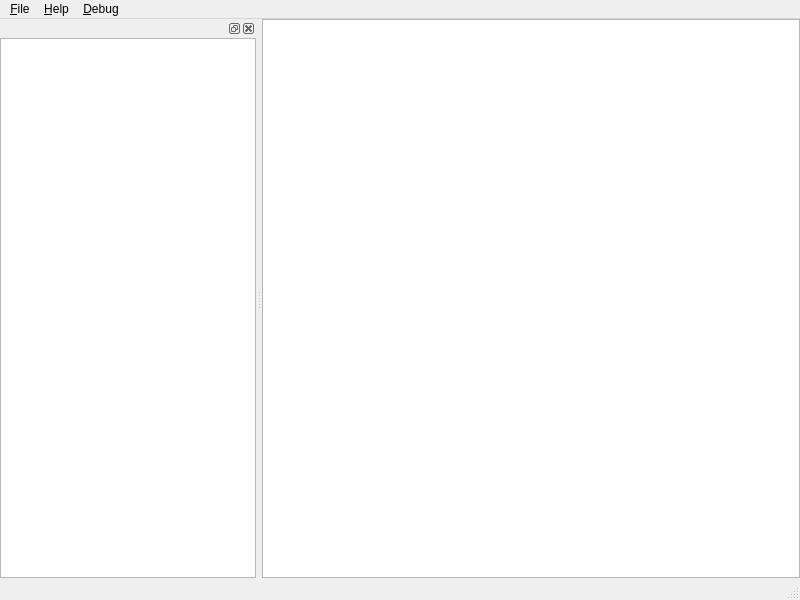
<?xml version="1.0" encoding="UTF-8"?>
<ui version="4.0">
 <class>MainWindow</class>
 <widget class="QMainWindow" name="MainWindow">
  <property name="geometry">
   <rect>
    <x>0</x>
    <y>0</y>
    <width>800</width>
    <height>600</height>
   </rect>
  </property>
  <property name="windowTitle">
   <string>MainWindow</string>
  </property>
  <widget class="QWidget" name="centralwidget">
   <layout class="QHBoxLayout" name="horizontalLayout_2">
    <property name="spacing">
     <number>0</number>
    </property>
    <property name="leftMargin">
     <number>0</number>
    </property>
    <property name="topMargin">
     <number>0</number>
    </property>
    <property name="rightMargin">
     <number>0</number>
    </property>
    <property name="bottomMargin">
     <number>0</number>
    </property>
    <item>
     <widget class="QTextEdit" name="textEditMain">
      <property name="font">
       <font>
        <family>Consolas</family>
        <pointsize>14</pointsize>
       </font>
      </property>
     </widget>
    </item>
   </layout>
  </widget>
  <widget class="QMenuBar" name="menubar">
   <property name="geometry">
    <rect>
     <x>0</x>
     <y>0</y>
     <width>800</width>
     <height>18</height>
    </rect>
   </property>
   <widget class="QMenu" name="menu_File">
    <property name="title">
     <string>&amp;File</string>
    </property>
   </widget>
   <widget class="QMenu" name="menu_Help">
    <property name="title">
     <string>&amp;Help</string>
    </property>
   </widget>
   <widget class="QMenu" name="menu_Debug">
    <property name="title">
     <string>&amp;Debug</string>
    </property>
    <addaction name="action_Test"/>
    <addaction name="action_PasteArticle"/>
   </widget>
   <addaction name="menu_File"/>
   <addaction name="menu_Help"/>
   <addaction name="menu_Debug"/>
  </widget>
  <widget class="QStatusBar" name="statusbar"/>
  <widget class="QDockWidget" name="dockWidget">
   <attribute name="dockWidgetArea">
    <number>1</number>
   </attribute>
   <widget class="QWidget" name="dockWidgetContents">
    <layout class="QHBoxLayout" name="horizontalLayout">
     <property name="spacing">
      <number>0</number>
     </property>
     <property name="leftMargin">
      <number>0</number>
     </property>
     <property name="topMargin">
      <number>0</number>
     </property>
     <property name="rightMargin">
      <number>0</number>
     </property>
     <property name="bottomMargin">
      <number>0</number>
     </property>
     <item>
      <widget class="QListView" name="listView"/>
     </item>
    </layout>
   </widget>
  </widget>
  <action name="action_Test">
   <property name="text">
    <string>&amp;Test</string>
   </property>
  </action>
  <action name="action_PasteArticle">
   <property name="text">
    <string>&amp;Paste Article</string>
   </property>
  </action>
 </widget>
 <resources/>
 <connections/>
</ui>
